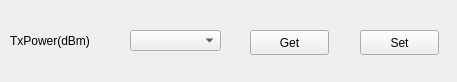
<?xml version="1.0" encoding="UTF-8"?>
<ui version="4.0">
 <class>Power</class>
 <widget class="QWidget" name="Power">
  <property name="geometry">
   <rect>
    <x>0</x>
    <y>0</y>
    <width>457</width>
    <height>82</height>
   </rect>
  </property>
  <property name="windowTitle">
   <string>Form</string>
  </property>
  <widget class="QPushButton" name="powerSet">
   <property name="geometry">
    <rect>
     <x>360</x>
     <y>30</y>
     <width>79</width>
     <height>25</height>
    </rect>
   </property>
   <property name="text">
    <string>Set</string>
   </property>
  </widget>
  <widget class="QPushButton" name="powerGet">
   <property name="geometry">
    <rect>
     <x>250</x>
     <y>30</y>
     <width>79</width>
     <height>25</height>
    </rect>
   </property>
   <property name="text">
    <string>Get</string>
   </property>
  </widget>
  <widget class="QLabel" name="label_3">
   <property name="geometry">
    <rect>
     <x>10</x>
     <y>31</y>
     <width>91</width>
     <height>20</height>
    </rect>
   </property>
   <property name="text">
    <string>TxPower(dBm)</string>
   </property>
  </widget>
  <widget class="QComboBox" name="powerList">
   <property name="geometry">
    <rect>
     <x>130</x>
     <y>30</y>
     <width>91</width>
     <height>21</height>
    </rect>
   </property>
  </widget>
 </widget>
 <resources/>
 <connections/>
</ui>
